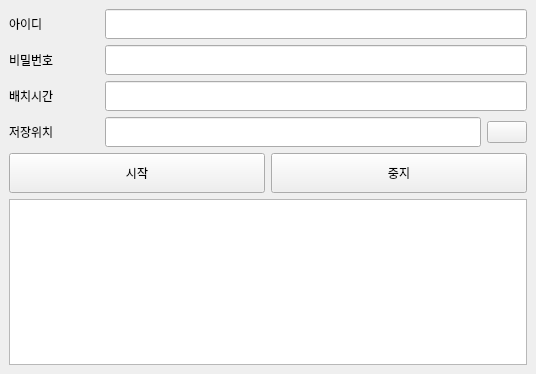
<?xml version="1.0" encoding="UTF-8"?>
<ui version="4.0">
 <class>MainWindow</class>
 <widget class="QMainWindow" name="MainWindow">
  <property name="geometry">
   <rect>
    <x>0</x>
    <y>0</y>
    <width>536</width>
    <height>374</height>
   </rect>
  </property>
  <property name="windowTitle">
   <string>MainWindow</string>
  </property>
  <widget class="QWidget" name="centralwidget">
   <layout class="QGridLayout" name="gridLayout_2">
    <item row="1" column="1">
     <widget class="QPushButton" name="cancel_button">
      <property name="minimumSize">
       <size>
        <width>0</width>
        <height>40</height>
       </size>
      </property>
      <property name="text">
       <string>중지</string>
      </property>
     </widget>
    </item>
    <item row="0" column="0" colspan="2">
     <layout class="QGridLayout" name="gridLayout">
      <item row="2" column="0">
       <widget class="QLabel" name="batch_time_label">
        <property name="text">
         <string>배치시간</string>
        </property>
       </widget>
      </item>
      <item row="0" column="0">
       <widget class="QLabel" name="id_label">
        <property name="minimumSize">
         <size>
          <width>90</width>
          <height>0</height>
         </size>
        </property>
        <property name="text">
         <string>아이디</string>
        </property>
       </widget>
      </item>
      <item row="3" column="1">
       <widget class="QLineEdit" name="save_file_line_edit">
        <property name="minimumSize">
         <size>
          <width>0</width>
          <height>30</height>
         </size>
        </property>
       </widget>
      </item>
      <item row="3" column="0">
       <widget class="QLabel" name="save_file_dir">
        <property name="text">
         <string>저장위치</string>
        </property>
       </widget>
      </item>
      <item row="1" column="0">
       <widget class="QLabel" name="password_label">
        <property name="text">
         <string>비밀번호</string>
        </property>
       </widget>
      </item>
      <item row="3" column="2">
       <widget class="QPushButton" name="save_file_dir_button">
        <property name="text">
         <string/>
        </property>
       </widget>
      </item>
      <item row="1" column="1" colspan="2">
       <widget class="QLineEdit" name="password_line_edit">
        <property name="minimumSize">
         <size>
          <width>0</width>
          <height>30</height>
         </size>
        </property>
       </widget>
      </item>
      <item row="0" column="1" colspan="2">
       <widget class="QLineEdit" name="id_line_edit">
        <property name="minimumSize">
         <size>
          <width>0</width>
          <height>30</height>
         </size>
        </property>
       </widget>
      </item>
      <item row="2" column="1" colspan="2">
       <widget class="QLineEdit" name="batch_time_line_edit">
        <property name="minimumSize">
         <size>
          <width>0</width>
          <height>30</height>
         </size>
        </property>
       </widget>
      </item>
     </layout>
    </item>
    <item row="1" column="0">
     <widget class="QPushButton" name="execute_button">
      <property name="minimumSize">
       <size>
        <width>0</width>
        <height>40</height>
       </size>
      </property>
      <property name="text">
       <string>시작</string>
      </property>
     </widget>
    </item>
    <item row="2" column="0" colspan="2">
     <widget class="QPlainTextEdit" name="plainTextEdit"/>
    </item>
   </layout>
  </widget>
 </widget>
 <tabstops>
  <tabstop>id_line_edit</tabstop>
  <tabstop>password_line_edit</tabstop>
  <tabstop>batch_time_line_edit</tabstop>
  <tabstop>save_file_line_edit</tabstop>
  <tabstop>save_file_dir_button</tabstop>
  <tabstop>execute_button</tabstop>
  <tabstop>cancel_button</tabstop>
  <tabstop>plainTextEdit</tabstop>
 </tabstops>
 <resources/>
 <connections/>
</ui>
